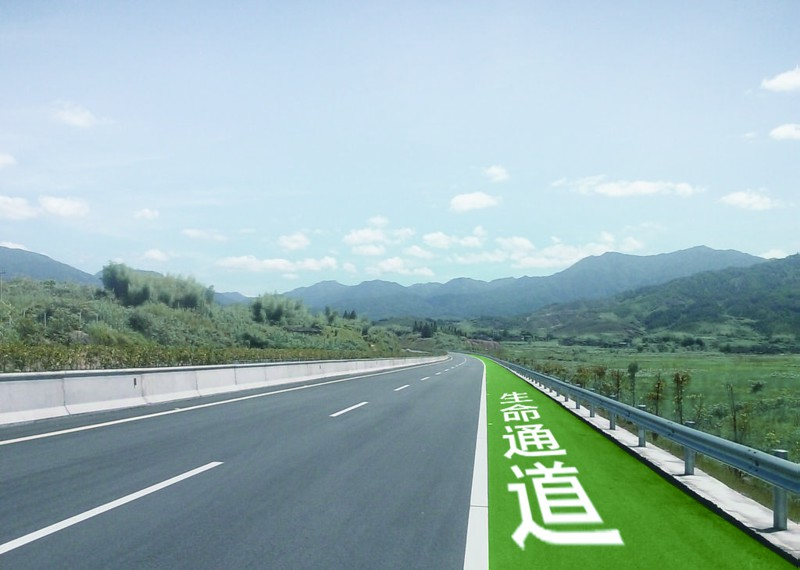
#> input picture car_lane.jpg, 800 x 570 px, found by its file name
$ python car_lines.py
#> lines starting #> are read from the running program, lines starting #| are printed output that depends on the picture; after the words box and inside, x2 and y2 are one past the last pixel; in counts of white or black regions, pixels touching at a corner belong together
import cv2
import numpy as np
'读取图片'
img1= cv2.imread("D://python//opencv2//car_lane.jpg", 1)
#> img1 is the input picture: shape (570, 800, 3); mean B, G, R 178.9, 178.2, 152.1
'把读片变成灰度图'
def grayscale(img):
    return cv2.cvtColor(img, cv2.COLOR_RGB2GRAY)
'高斯滤波使图像平滑'
def gaussian_blur(img,kernel_size):
    return cv2.GaussianBlur(img,(kernel_size,kernel_size),0)
'canny边缘检测'
def canny(img,low_threshold,high_threshold):
    return  cv2.Canny(img,low_threshold,high_threshold)
def region_of_interest(img, vertices):
    mask = np.zeros_like(img)
    if len(img.shape) > 2:
        channel_count = img.shape[2]
        ignore_mask_color = (255,) * channel_count
    else:
        ignore_mask_color = 255
    cv2.fillPoly(mask, vertices, ignore_mask_color)
    masked_image = cv2.bitwise_and(img, mask)
    return masked_image
def draw_lines(img, lines, color=[255, 0, 0], thickness=2):
    for line in lines:
        for x1, y1, x2, y2 in line:
            cv2.line(img, (x1, y1), (x2, y2), color, thickness)
def hough_lines(img, rho, theta, threshold, min_line_len, max_line_gap):
    lines = cv2.HoughLinesP(img, rho, theta, threshold, minLineLength=min_line_len,
                            maxLineGap=max_line_gap)
    line_img = np.zeros((img.shape[0], img.shape[1], 3), dtype=np.uint8)
    draw_lines(line_img, lines)
    return line_img
def weighted_img(img, initial_img, a=0.8, b=1., r=0.):
    return cv2.addWeighted(initial_img, a, img, b, r)
def line_detect(image):
    gary = grayscale(image)
#> in grayscale, `return cv2.cvtColor(img, cv2.COLOR_RGB2GRAY)`:
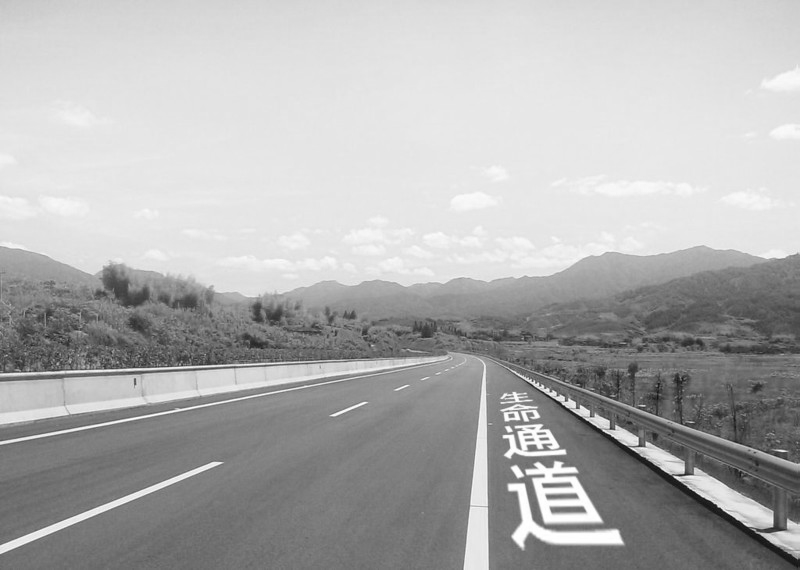
#> returned value: shape (570, 800); min 12, max 255, mean 175.4
    kernel_size = 9
    blur_gray = gaussian_blur(gary,kernel_size)
    low_threshold = 10
    high_threshold = 150
    edges = canny(blur_gray,low_threshold,high_threshold)
#> in canny, `return  cv2.Canny(img,low_threshold,high_threshold)`:
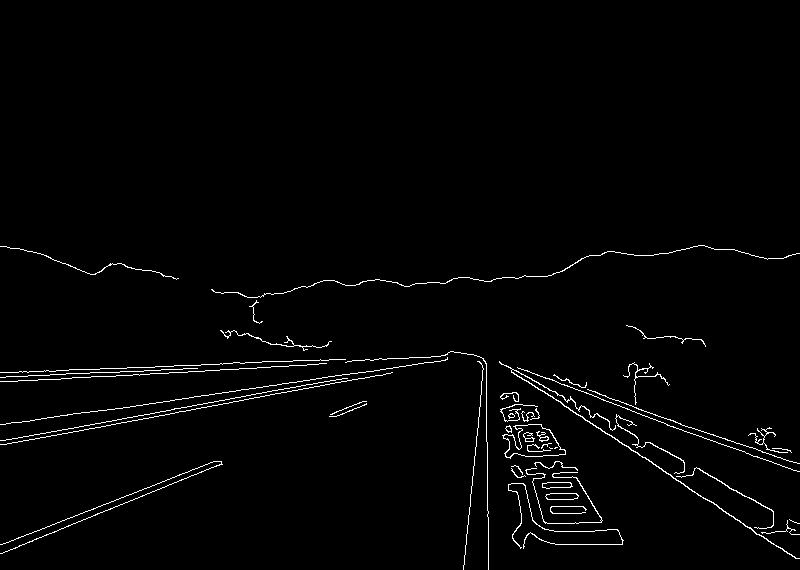
#> returned value: shape (570, 800); 1.7% white in thin lines or dots, all inside (x1, y1, x2, y2) = (0, 245, 800, 570)
    imshape = image.shape
    vertices = np.array([[(0,imshape[0]),(int(0.45*imshape[1]),int(0.6*imshape[0])),
                          (int(0.6*imshape[1]),int(0.6*imshape[0])), (imshape[1],imshape[0])]], dtype=np.int32)
    masked_edges = region_of_interest(edges,vertices)
    rho = 1
    theta = np.pi/180
    threshold = 30
    min_line_length = 150
    max_line_gap = 100
    line_image = hough_lines(masked_edges,rho,theta,threshold,min_line_length,max_line_gap)
    result = weighted_img(line_image,image, a=0.8, b=1.)
    return edges,masked_edges,result,line_image
edges,masked_edges,result,line_images = line_detect(img1)
#> in region_of_interest, `cv2.fillPoly(mask, vertices, ignore_mask_color)`:
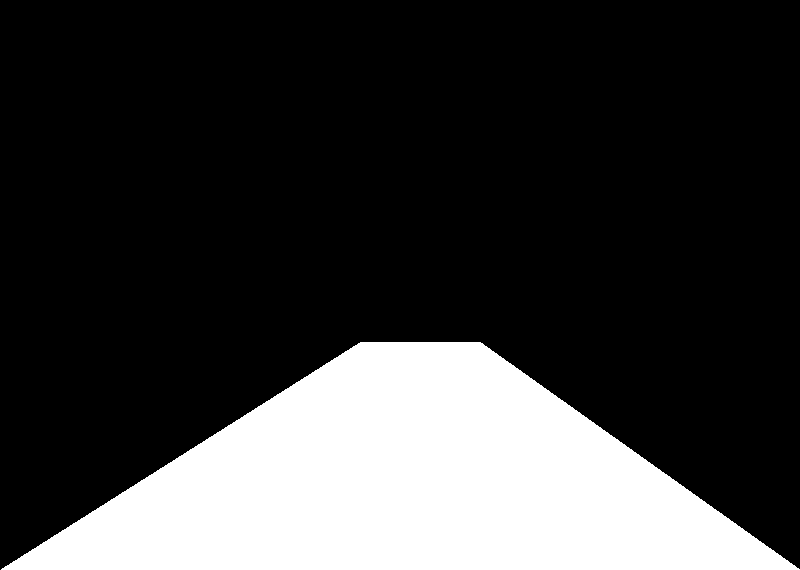
#> mask: shape (570, 800); 23% white; 1 white region, box (x1, y1, x2, y2) and area: (1, 342, 800, 570) 104992
#> in region_of_interest, `masked_image = cv2.bitwise_and(img, mask)`:
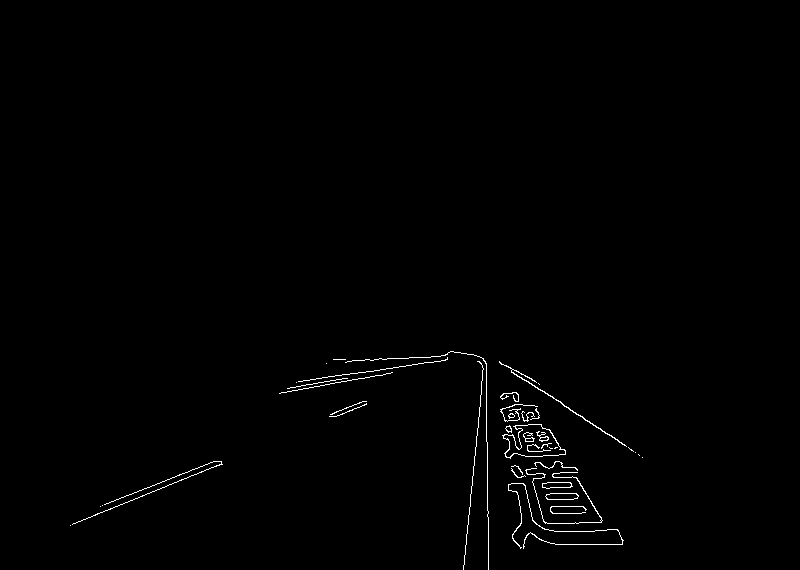
#> masked_image: shape (570, 800); 0.7% white in thin lines or dots, all inside (x1, y1, x2, y2) = (70, 351, 643, 570)
#> in hough_lines, `lines = cv2.HoughLinesP(img, rho, theta, threshold, minLineLength=min_..`: lines = 21 rows, first 6: [70, 525, 222, 464], [463, 569, 484, 361], [514, 370, 615, 544], [485, 361, 488, 562], [279, 393, 481, 357], [298, 381, 479, 356]
#> the loop in draw_lines, `for line in lines:` made 21 passes
#> line on passes 1 to 12: [[70, 525, 222, 464]], [[463, 569, 484, 361]], [[514, 370, 615, 544]], [[485, 361, 488, 562]], [[279, 393, 481, 357]], [[298, 381, 479, 356]], [[432, 356, 620, 544]], [[505, 393, 551, 543]], [[511, 393, 585, 544]], [[466, 544, 622, 544]], [[287, 388, 476, 355]], [[477, 361, 592, 531]]
#> after the loop in draw_lines, `for line in lines:`:
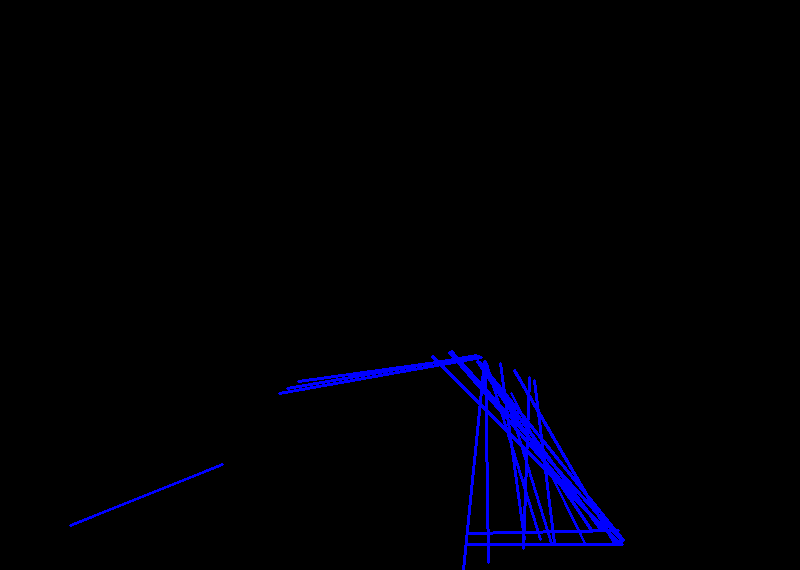
#> img: shape (570, 800, 3); mean of channels 0, 1, 2 5.6, 0, 0; drawn as B, G, R
#> in weighted_img, `return cv2.addWeighted(initial_img, a, img, b, r)`:
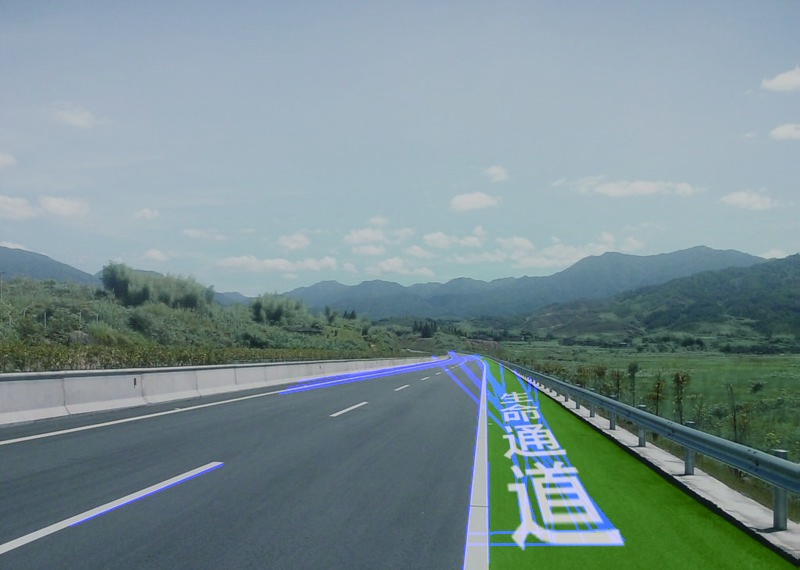
#> returned value: shape (570, 800, 3); mean of channels 0, 1, 2 146, 142.5, 121.6; drawn as B, G, R
cv2.imshow('car_lines',result)
cv2.imshow("edges",edges)
cv2.imshow("masked_edges",masked_edges)
cv2.imshow("line_image",line_images)
cv2.waitKey(0)
cv2.destroyAllWindows()
